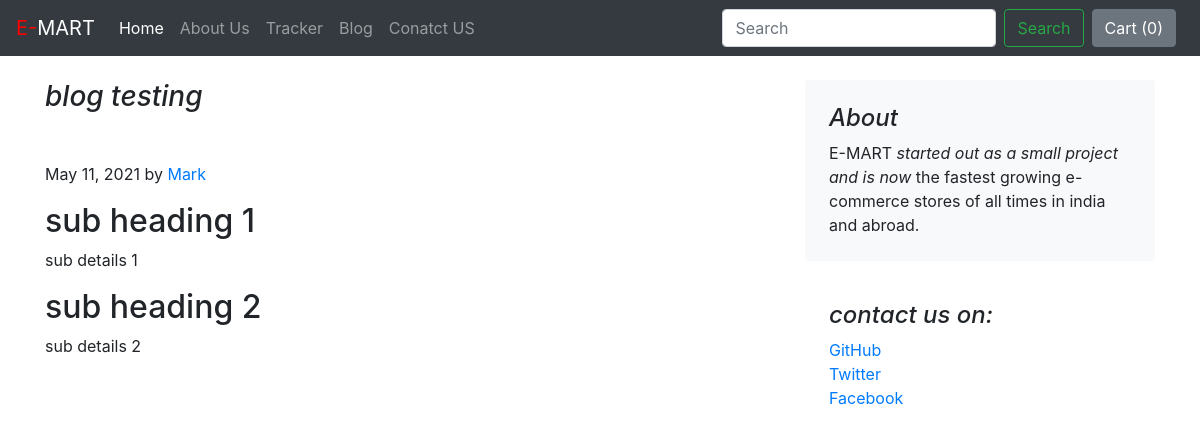
The page /blog/blogpost/1 on the database its author committed.
### blog/models.py (models this page shows)
class Blogpost(models.Model):
    post_id = models.AutoField(primary_key=True)
    title = models.CharField(max_length=50)
    head0 = models.CharField(max_length=500, default="")
    chead0 = models.CharField(max_length=5000, default="")
    head1 = models.CharField(max_length=500, default="")
    chead1 = models.CharField(max_length=5000, default="")
    head2 = models.CharField(max_length=500, default="")
    chead2 = models.CharField(max_length=5000, default="")
    pub_date = models.DateField()
    thumbnail = models.ImageField(upload_to='shop/images',default='')
    def __str__(self):
        return self.title

### blog/views.py (the view)
# urls.py: path('blogpost/<int:id>',views.blogpost, name="blogpost")
def blogpost(request,id):
    post = Blogpost.objects.filter(post_id = id)[0]
    print(post)
    return render(request,'blog/blogpost.html',{'post':post})

### blog/templates/blog/blogpost.html (shortened to what this page needs)
{% extends 'blog/basic.html' %}
{% block body %}
<div class="container">
    <div class="row mt-4">
        <div class="col-md-8 blog-main">
            <h3 class="pb-4 mb-4 font-italic">
               {{post.title}}
            </h3>
            <div class="blog-post">
                <p class="blog-post-meta">{{post.pub_date}} by <a href="#">Mark</a></p>
                <h2>{{post.head1}}</h2>
                <p>{{post.chead1}}</p>
                <h2>{{post.head2}}</h2>
                <p>{{post.chead2}}</p>
            </div>
        </div>
        <aside class="col-md-4 blog-sidebar">
            <div class="p-4 mb-3 bg-light rounded">
                <h4 class="font-italic">About</h4>
                <p class="mb-0">E-MART <em>started out as a small project and is now</em> the fastest growing e-commerce stores of all times in india and abroad.</p>
            </div>
            <div class="p-4">
                <h4 class="font-italic">contact us on:</h4>
                <ol class="list-unstyled">
                    <li><a href="#">GitHub</a></li>
                    <li><a href="#">Twitter</a></li>
                    <li><a href="#">Facebook</a></li>
                </ol>
            </div>
        </aside>
    </div>
</div>
{% endblock %}

### rows shown on the page
Blogpost: title "blog testing", pub_date "May 11, 2021", head1 "sub heading 1", chead1 "sub details 1", head2 "sub heading 2", chead2 "sub details 2"
